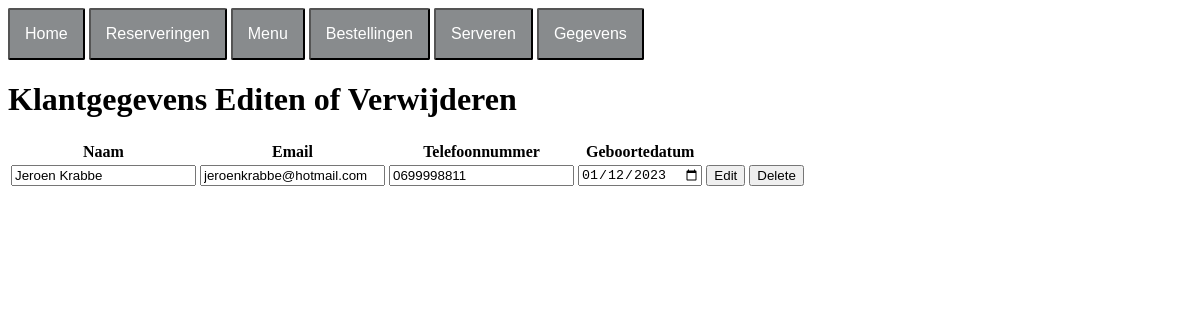
Page /klanten.php on the committed database.
### tables this page shows
CREATE TABLE klanten (
	ID INT(11) NOT NULL AUTO_INCREMENT UNIQUE,
	Naam VARCHAR(20) NOT NULL,
	Telefoon VARCHAR(11) NOT NULL, 
	Email VARCHAR(128) NOT NULL,
	Birthday DATE NOT NULL,
	PRIMARY KEY (ID)
);

### database.php (called while the page is built, shortened)
<?php
class database{
    private $db;
    function __construct(){
        $this->db_server = 'localhost';
        $this->db_username = 'root';
        $this->db_password = '';
        $this->db_name = 'excellenttaste';
        $dsn = "mysql:host=$this->db_server;dbname=$this->db_name;charset=utf8mb4";
        $options = [
            PDO::ATTR_ERRMODE            => PDO::ERRMODE_EXCEPTION,
            PDO::ATTR_DEFAULT_FETCH_MODE => PDO::FETCH_ASSOC,
            PDO::ATTR_EMULATE_PREPARES   => false,
        ];
        try {
             $this->db = new PDO($dsn, $this->db_username, $this->db_password, $options);
        } catch (\PDOException $e) {
             throw new \PDOException($e->getMessage(), (int)$e->getCode());
        }
    }
	public function select($statement, $named_placeholder){
        $statement = $this->db->prepare($statement);
        $statement->execute($named_placeholder);
        $result = $statement->fetchAll(PDO::FETCH_ASSOC);
        return $result;
    }
}
?>

### klanten.php (the view, shortened to what this page needs)
<?php
    include 'database.php';
    $db = new database();
    $klanten = $db->select("SELECT * FROM klanten",[]);
    $row_data = array_values($klanten);
?>
<!DOCTYPE html>
<head>
	<link rel="stylesheet" type="text/css" href="style.css">
</head>
<body>
	<?php include 'navigatie.php'; ?>
	<table>
		<thead>
			<tr>
				<th>Naam</th>
				<th>Email</th>
				<th>Telefoonnummer</th>
                <th>Geboortedatum</th>
			</tr>
		</thead>
		<tbody><h1>Klantgegevens Editen of Verwijderen</h1>
			<?php foreach ($row_data AS $data) { ?>
				<form method="post">
					<tr>
						<td><input type="text" name="naam" value="<?php echo $data["Naam"] ?>"></td>
						<td><input type="text" name="email" value="<?php echo $data["Email"] ?>"></td>
						<td><input type="number" name="telefoon" value="<?php echo $data["Telefoon"] ?>"></td>
						<td><input type="date" name="bday" value="<?php echo $data["Birthday"] ?>"></td>
						<td><button type="sumbit" name="edit" onclick="return confirm('Doorgaan met editen?');">Edit</button></td>
						<td><button type="sumbit" name="delete" onclick="return confirm('Doorgaan met verwijderen?');">Delete</button></td>
					</tr>
				</form>
			<?php } ?>
		</tbody>
	</table>
</body>
</html>

### rows in the picture
klanten: naam "Jeroen Krabbe", email "jeroenkrabbe@hotmail.com", telefoon "0699998811", bday "01/12/2023"
